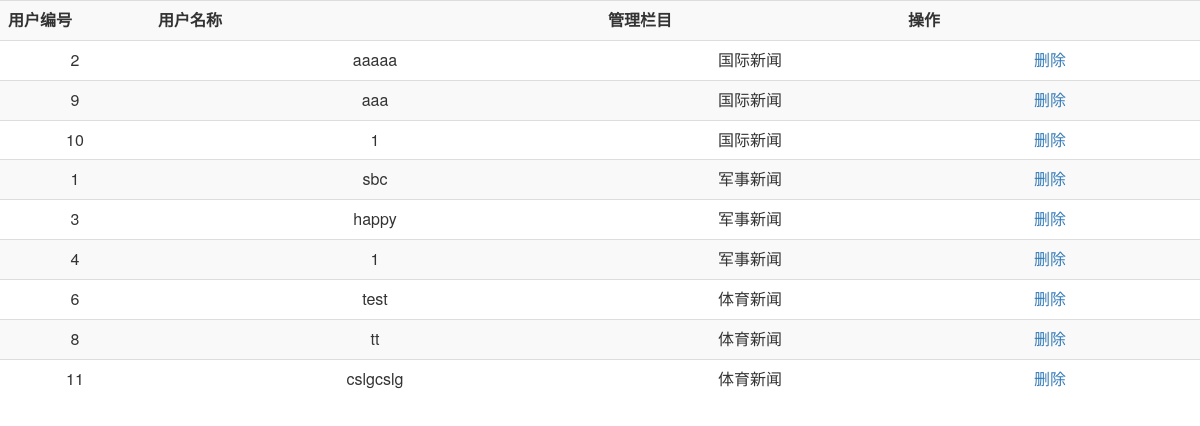
The page /admin/get_user.php on the database its author committed.
### tables this page shows
CREATE TABLE `t_user`  (
  `userId` int(11) NOT NULL AUTO_INCREMENT,
  `userName` varchar(16) NULL DEFAULT NULL,
  `userPwd` varchar(50) NULL DEFAULT NULL,
  `lanmuId` int(11) NULL DEFAULT NULL,
  `userDelId` int(2) NOT NULL DEFAULT 1,
  PRIMARY KEY (`userId`) USING BTREE,
  INDEX `lanmuId`(`lanmuId`) USING BTREE
);

CREATE TABLE `t_lanmu`  (
  `lanmuId` int(11) NOT NULL AUTO_INCREMENT,
  `lanmuName` varchar(100) NULL DEFAULT NULL,
  `lanmuDel` smallint(2) NOT NULL DEFAULT 1,
  PRIMARY KEY (`lanmuId`) USING BTREE
);

### admin/get_user.php (the view, shortened to what this page needs)
<?php
    require "pdoConnect.php";
    $sql = "select * from t_user natural join t_lanmu where userDelId=1 and userName!='admin'";
    $res = $pdo->prepare($sql);
    $res -> execute();
    $sth = $res -> fetchAll();
    if (count($sth)) {
        echo "<table class=\"table text-center table-striped\"> <tr>
          <th width=\"5%\">用户编号</th>
          <th width=\"15%\">用户名称</th>
          <th width=\"10%\">管理栏目</th>
          <th width=\"10%\">操作</th>
        </tr>";
        foreach ($sth as $row){
            $str = $row['userId'];
            echo '<tr>';
            echo '<td>'.$row['userId'].'</td><td>'.$row['userName'].'</td><td>'.$row['lanmuName'].'</td>';
            echo '<td><div class="button-group"><a class="button border-red" href="del_user.php?userId='.$str.'"><span class="icon-trash-o"></span>删除</a></div></td>';
        }
        echo "</table>";
    } else {
        echo '么有你想要的东西';
    }

### rows shown on the page
t_user: userId "2", userName "aaaaa", lanmuId.lanmuName "国际新闻"
t_user: userId "9", userName "aaa", lanmuId.lanmuName "国际新闻"
t_user: userId "10", userName "1", lanmuId.lanmuName "国际新闻"
t_user: userId "1", userName "sbc", lanmuId.lanmuName "军事新闻"
t_user: userId "3", userName "happy", lanmuId.lanmuName "军事新闻"
t_user: userId "4", userName "1", lanmuId.lanmuName "军事新闻"
t_user: userId "6", userName "test", lanmuId.lanmuName "体育新闻"
t_user: userId "8", userName "tt", lanmuId.lanmuName "体育新闻"
t_user: userId "11", userName "cslgcslg", lanmuId.lanmuName "体育新闻"
